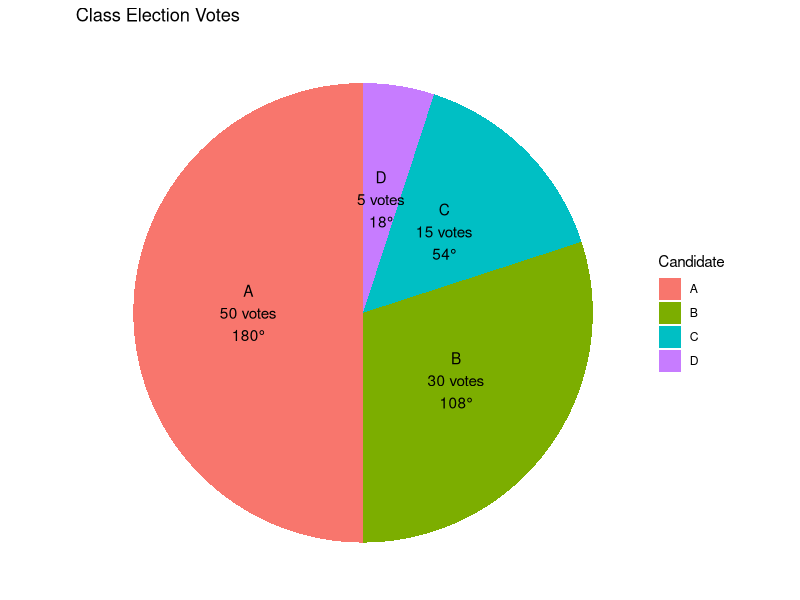

Generate this figure with R:
# ==============================
# Q3 - PIE CHART
# ==============================

# Create dataset directly
data_q3 <- data.frame(
  Candidate = c("A", "B", "C", "D"),
  Votes = c(50, 30, 15, 5)
)

# Calculate percentage and angle
data_q3$Percentage <- data_q3$Votes / sum(data_q3$Votes) * 100
data_q3$Angle <- data_q3$Votes / sum(data_q3$Votes) * 360

# Display calculations
print(data_q3)

# Install package if required
# install.packages("ggplot2")

library(ggplot2)

# Create pie chart
ggplot(data_q3, aes(x = "", y = Votes, fill = Candidate)) +
  geom_bar(stat = "identity", width = 1) +
  coord_polar("y") +
  geom_text(
    aes(
      label = paste0(
        Candidate, "\n",
        Votes, " votes\n",
        round(Angle, 1), "°"
      )
    ),
    position = position_stack(vjust = 0.5)
  ) +
  labs(
    title = "Class Election Votes",
    fill = "Candidate"
  ) +
  theme_void()
